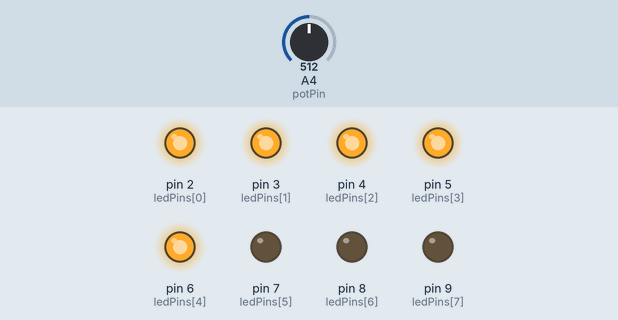
The sketch below on a simulated Arduino Uno, built with avr-gcc and run on an emulated ATmega328P. Shown: output pins drawn as LEDs (lit = HIGH). The test bench sets the inputs (shaded band); at power-on: A4 (potPin) = 512.

Above: at 1.3 s.
1.4 s: A4 (potPin) set to 631
2.9 s: A4 (potPin) set to 657
At 4.4 s:
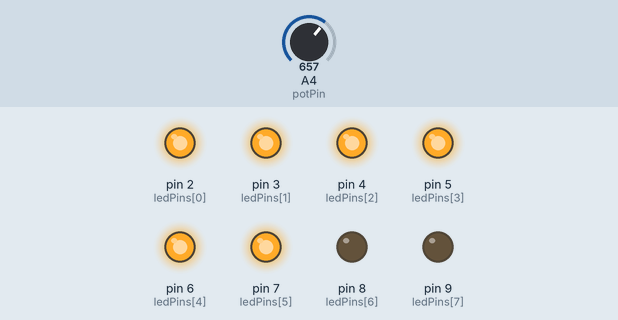
4.7 s: A4 (potPin) set to 306
At 6.1 s:
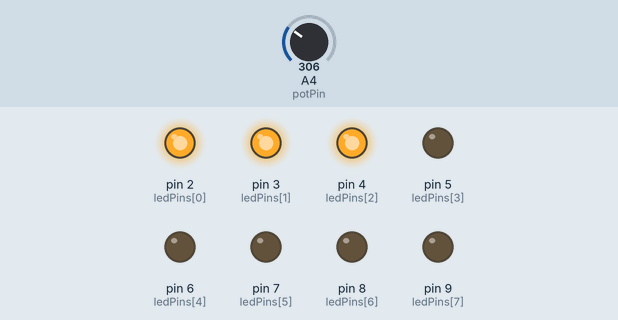
6.7 s: A4 (potPin) set to 373
8.3 s: A4 (potPin) set to 400
At 9.8 s:
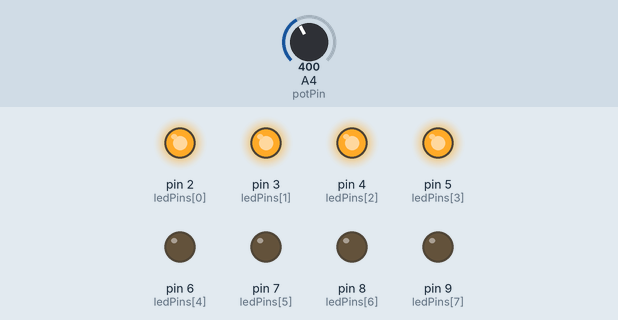
10.1 s: A4 (potPin) set to 502
11.9 s: A4 (potPin) set to 525
At 13.4 s:
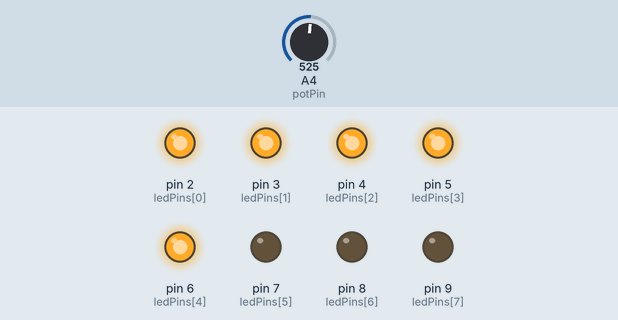
Timing chart, 0 to 14.7 s (numbered marks = the images above; inputs shaded):
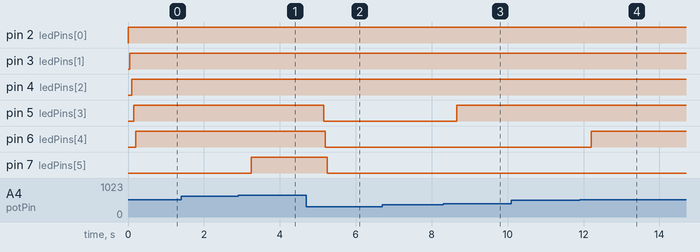

The sketch:

sketch_nov18a.ino
```cpp
const int numLeds = 8; // Number of LEDs
const int ledPins[] = {2, 3, 4, 5, 6, 7, 8, 9}; // Updated pins connected to the LEDs
const int potPin = A4; // Pin connected to the rotary potentiometer

void setup() {
  // Set up LED pins as OUTPUT
  for (int i = 0; i < numLeds; i++) {
    pinMode(ledPins[i], OUTPUT);
  }
}

void loop() {
  // Read the analog value from the potentiometer
  int potValue = analogRead(potPin);

  // Map the potentiometer value to the range of the number of LEDs (0 to numLeds - 1)
  int ledIndex = map(potValue, 0, 1023, 0, numLeds);

  // Turn on LEDs up to the mapped index
  for (int i = 0; i < numLeds; i++) {
    digitalWrite(ledPins[i], i <= ledIndex ? HIGH : LOW);
    delay(50); // Add a small delay for a smoother effect
  }

  delay(100); // Add a delay between cycles to reduce sensitivity
}
```

Measured:
- the behaviour switches between 639 and 640 on A4 (potPin) (found by bisection; images 0 and 1)
- the behaviour switches between 383 and 384 on A4 (potPin) (found by bisection; images 2 and 3)
- the behaviour switches between 511 and 512 on A4 (potPin) (found by bisection; images 3 and 4)
- after the input at 1.4 s, every drawn part: stays the same
- after the input at 2.9 s, pin 7 (ledPins[5]): LOW → HIGH after 0.35 s
- after the input at 4.7 s, pin 5 (ledPins[3]): HIGH → LOW after 0.45 s; pin 6 (ledPins[4]): HIGH → LOW after 0.50 s; pin 7 (ledPins[5]): HIGH → LOW after 0.55 s
- after the input at 6.7 s, every drawn part: stays the same
- after the input at 8.3 s, pin 5 (ledPins[3]): LOW → HIGH after 0.35 s
- after the input at 10.1 s, every drawn part: stays the same
- after the input at 11.9 s, pin 6 (ledPins[4]): LOW → HIGH after 0.31 s
